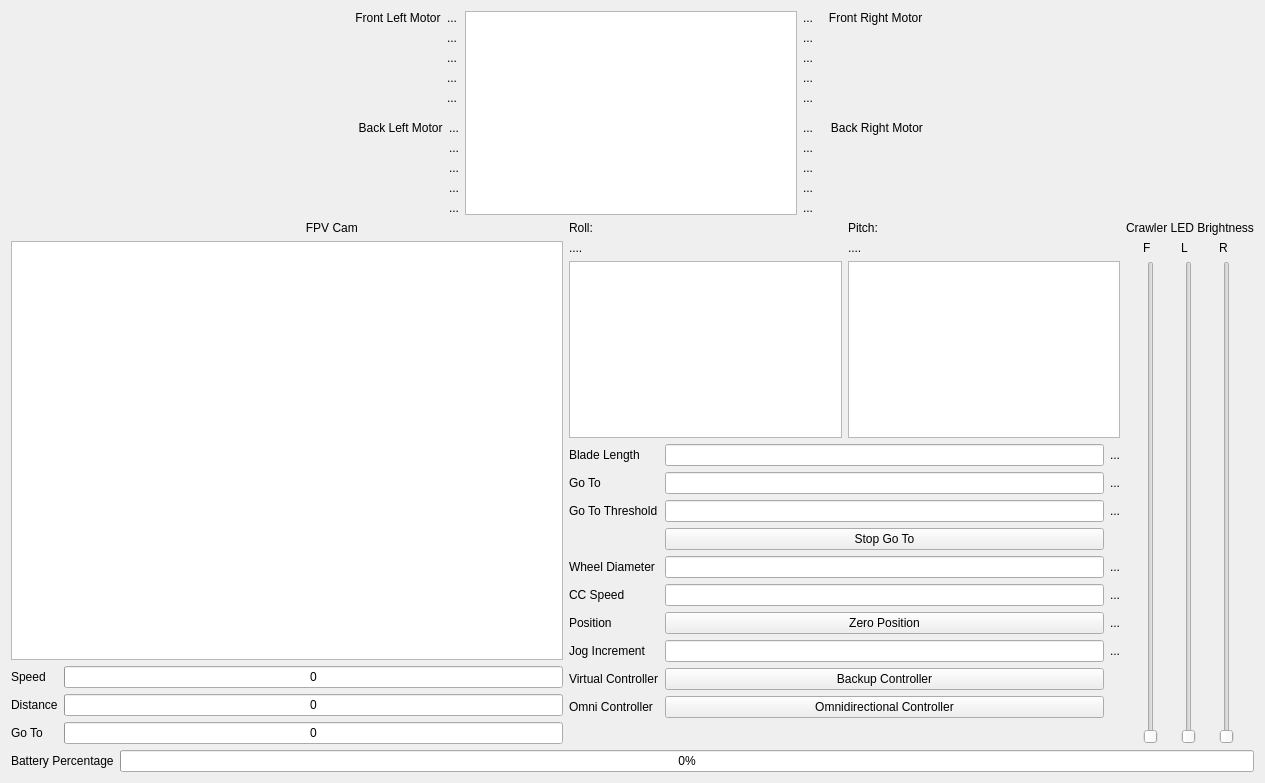
<?xml version="1.0" encoding="UTF-8"?>
<ui version="4.0">
 <class>CrawlerGui</class>
 <widget class="QWidget" name="CrawlerGui">
  <property name="geometry">
   <rect>
    <x>0</x>
    <y>0</y>
    <width>1265</width>
    <height>783</height>
   </rect>
  </property>
  <property name="sizePolicy">
   <sizepolicy hsizetype="Preferred" vsizetype="Preferred">
    <horstretch>0</horstretch>
    <verstretch>0</verstretch>
   </sizepolicy>
  </property>
  <property name="maximumSize">
   <size>
    <width>16777215</width>
    <height>16777215</height>
   </size>
  </property>
  <property name="windowTitle">
   <string>Form</string>
  </property>
  <layout class="QVBoxLayout" name="verticalLayout">
   <item>
    <layout class="QHBoxLayout" name="horizontalLayout_3">
     <item>
      <spacer name="horizontalSpacer_3">
       <property name="orientation">
        <enum>Qt::Horizontal</enum>
       </property>
       <property name="sizeHint" stdset="0">
        <size>
         <width>40</width>
         <height>20</height>
        </size>
       </property>
      </spacer>
     </item>
     <item>
      <layout class="QVBoxLayout" name="verticalLayout_3">
       <item>
        <layout class="QGridLayout" name="gridLayout_5">
         <item row="0" column="0">
          <widget class="QLabel" name="label">
           <property name="text">
            <string>    Front Left Motor</string>
           </property>
          </widget>
         </item>
         <item row="0" column="1">
          <widget class="QLabel" name="front_left_pos">
           <property name="text">
            <string>...</string>
           </property>
          </widget>
         </item>
         <item row="1" column="1">
          <widget class="QLabel" name="front_left_speed">
           <property name="text">
            <string>...</string>
           </property>
          </widget>
         </item>
         <item row="3" column="1">
          <widget class="QLabel" name="front_left_power">
           <property name="text">
            <string>...</string>
           </property>
          </widget>
         </item>
         <item row="2" column="1">
          <widget class="QLabel" name="front_left_voltage">
           <property name="text">
            <string>...</string>
           </property>
          </widget>
         </item>
         <item row="4" column="1">
          <widget class="QLabel" name="front_left_current">
           <property name="text">
            <string>...</string>
           </property>
          </widget>
         </item>
        </layout>
       </item>
       <item>
        <spacer name="verticalSpacer_2">
         <property name="orientation">
          <enum>Qt::Vertical</enum>
         </property>
         <property name="sizeHint" stdset="0">
          <size>
           <width>20</width>
           <height>40</height>
          </size>
         </property>
        </spacer>
       </item>
       <item>
        <layout class="QGridLayout" name="gridLayout_9">
         <item row="2" column="1">
          <widget class="QLabel" name="back_left_voltage">
           <property name="text">
            <string>...</string>
           </property>
          </widget>
         </item>
         <item row="3" column="1">
          <widget class="QLabel" name="back_left_power">
           <property name="text">
            <string>...</string>
           </property>
          </widget>
         </item>
         <item row="0" column="1">
          <widget class="QLabel" name="back_left_pos">
           <property name="text">
            <string>...</string>
           </property>
          </widget>
         </item>
         <item row="1" column="1">
          <widget class="QLabel" name="back_left_speed">
           <property name="text">
            <string>...</string>
           </property>
          </widget>
         </item>
         <item row="0" column="0">
          <widget class="QLabel" name="label_2">
           <property name="text">
            <string>     Back Left Motor</string>
           </property>
          </widget>
         </item>
         <item row="4" column="1">
          <widget class="QLabel" name="back_left_current">
           <property name="text">
            <string>...</string>
           </property>
          </widget>
         </item>
        </layout>
       </item>
      </layout>
     </item>
     <item>
      <widget class="QGraphicsView" name="plan_view"/>
     </item>
     <item>
      <layout class="QVBoxLayout" name="verticalLayout_4">
       <item>
        <layout class="QGridLayout" name="gridLayout_11">
         <item row="0" column="1">
          <widget class="QLabel" name="label_5">
           <property name="text">
            <string>   Front Right Motor</string>
           </property>
          </widget>
         </item>
         <item row="0" column="0">
          <widget class="QLabel" name="front_right_pos">
           <property name="text">
            <string>...</string>
           </property>
          </widget>
         </item>
         <item row="1" column="0">
          <widget class="QLabel" name="front_right_speed">
           <property name="text">
            <string>...</string>
           </property>
          </widget>
         </item>
         <item row="2" column="0">
          <widget class="QLabel" name="front_right_voltage">
           <property name="text">
            <string>...</string>
           </property>
          </widget>
         </item>
         <item row="3" column="0">
          <widget class="QLabel" name="front_right_power">
           <property name="text">
            <string>...</string>
           </property>
          </widget>
         </item>
         <item row="4" column="0">
          <widget class="QLabel" name="front_right_current">
           <property name="text">
            <string>...</string>
           </property>
          </widget>
         </item>
        </layout>
       </item>
       <item>
        <spacer name="verticalSpacer_3">
         <property name="orientation">
          <enum>Qt::Vertical</enum>
         </property>
         <property name="sizeHint" stdset="0">
          <size>
           <width>20</width>
           <height>40</height>
          </size>
         </property>
        </spacer>
       </item>
       <item>
        <layout class="QGridLayout" name="gridLayout_12">
         <item row="1" column="0">
          <widget class="QLabel" name="back_right_speed">
           <property name="text">
            <string>...</string>
           </property>
          </widget>
         </item>
         <item row="0" column="0">
          <widget class="QLabel" name="back_right_pos">
           <property name="text">
            <string>...</string>
           </property>
          </widget>
         </item>
         <item row="3" column="0">
          <widget class="QLabel" name="back_right_power">
           <property name="text">
            <string>...</string>
           </property>
          </widget>
         </item>
         <item row="2" column="0">
          <widget class="QLabel" name="back_right_voltage">
           <property name="text">
            <string>...</string>
           </property>
          </widget>
         </item>
         <item row="0" column="1">
          <widget class="QLabel" name="label_6">
           <property name="text">
            <string>   Back Right Motor</string>
           </property>
          </widget>
         </item>
         <item row="4" column="0">
          <widget class="QLabel" name="back_right_current">
           <property name="text">
            <string>...</string>
           </property>
          </widget>
         </item>
        </layout>
       </item>
      </layout>
     </item>
     <item>
      <spacer name="horizontalSpacer_5">
       <property name="orientation">
        <enum>Qt::Horizontal</enum>
       </property>
       <property name="sizeHint" stdset="0">
        <size>
         <width>40</width>
         <height>20</height>
        </size>
       </property>
      </spacer>
     </item>
    </layout>
   </item>
   <item>
    <layout class="QHBoxLayout" name="horizontalLayout_2">
     <item>
      <layout class="QGridLayout" name="gridLayout_4">
       <item row="0" column="0" alignment="Qt::AlignHCenter|Qt::AlignVCenter">
        <widget class="QLabel" name="label_9">
         <property name="text">
          <string>                           FPV Cam</string>
         </property>
        </widget>
       </item>
       <item row="3" column="0">
        <layout class="QGridLayout" name="gridLayout_2">
         <item row="0" column="1">
          <widget class="QProgressBar" name="progressBar">
           <property name="maximum">
            <number>90</number>
           </property>
           <property name="value">
            <number>0</number>
           </property>
           <property name="format">
            <string>%v</string>
           </property>
          </widget>
         </item>
         <item row="2" column="0">
          <widget class="QLabel" name="label_13">
           <property name="text">
            <string>Distance</string>
           </property>
          </widget>
         </item>
         <item row="2" column="1">
          <widget class="QProgressBar" name="progressBar_2">
           <property name="maximum">
            <number>100</number>
           </property>
           <property name="value">
            <number>0</number>
           </property>
           <property name="format">
            <string>%v</string>
           </property>
          </widget>
         </item>
         <item row="0" column="0">
          <widget class="QLabel" name="label_3">
           <property name="text">
            <string>Speed</string>
           </property>
          </widget>
         </item>
         <item row="3" column="1">
          <widget class="QProgressBar" name="progressBar_4">
           <property name="value">
            <number>0</number>
           </property>
           <property name="format">
            <string>%v</string>
           </property>
          </widget>
         </item>
         <item row="3" column="0">
          <widget class="QLabel" name="label_17">
           <property name="text">
            <string>Go To</string>
           </property>
          </widget>
         </item>
        </layout>
       </item>
       <item row="1" column="0">
        <widget class="QGraphicsView" name="graphicsView">
         <property name="sizePolicy">
          <sizepolicy hsizetype="Expanding" vsizetype="Expanding">
           <horstretch>0</horstretch>
           <verstretch>0</verstretch>
          </sizepolicy>
         </property>
        </widget>
       </item>
      </layout>
     </item>
     <item>
      <layout class="QVBoxLayout" name="verticalLayout_2">
       <item>
        <layout class="QHBoxLayout" name="horizontalLayout_4">
         <item>
          <layout class="QGridLayout" name="gridLayout">
           <item row="2" column="0">
            <widget class="QGraphicsView" name="roll_view"/>
           </item>
           <item row="0" column="0">
            <widget class="QLabel" name="label_14">
             <property name="text">
              <string>Roll:</string>
             </property>
            </widget>
           </item>
           <item row="1" column="0">
            <widget class="QLabel" name="roll_value">
             <property name="text">
              <string>....</string>
             </property>
            </widget>
           </item>
           <item row="2" column="2">
            <widget class="QGraphicsView" name="pitch_view"/>
           </item>
           <item row="1" column="2">
            <widget class="QLabel" name="pitch_value">
             <property name="text">
              <string>....</string>
             </property>
            </widget>
           </item>
           <item row="0" column="2">
            <widget class="QLabel" name="label_15">
             <property name="text">
              <string>Pitch:</string>
             </property>
            </widget>
           </item>
          </layout>
         </item>
        </layout>
       </item>
       <item>
        <layout class="QGridLayout" name="gridLayout_8">
         <item row="2" column="1">
          <widget class="QLineEdit" name="go_to_threshold"/>
         </item>
         <item row="7" column="0">
          <widget class="QLabel" name="label_20">
           <property name="text">
            <string>Jog Increment</string>
           </property>
          </widget>
         </item>
         <item row="6" column="1">
          <widget class="QPushButton" name="zero">
           <property name="text">
            <string>Zero Position</string>
           </property>
          </widget>
         </item>
         <item row="5" column="2">
          <widget class="QLabel" name="cc_speed_value">
           <property name="text">
            <string>...</string>
           </property>
          </widget>
         </item>
         <item row="5" column="0">
          <widget class="QLabel" name="label_19">
           <property name="text">
            <string>CC Speed</string>
           </property>
          </widget>
         </item>
         <item row="7" column="1">
          <widget class="QLineEdit" name="jog_increment"/>
         </item>
         <item row="0" column="2">
          <widget class="QLabel" name="blade_length_value">
           <property name="text">
            <string>...</string>
           </property>
          </widget>
         </item>
         <item row="1" column="1">
          <widget class="QLineEdit" name="go_to"/>
         </item>
         <item row="4" column="2">
          <widget class="QLabel" name="wheel_diameter_value">
           <property name="text">
            <string>...</string>
           </property>
          </widget>
         </item>
         <item row="8" column="0">
          <widget class="QLabel" name="label_22">
           <property name="text">
            <string>Virtual Controller</string>
           </property>
          </widget>
         </item>
         <item row="4" column="1">
          <widget class="QLineEdit" name="wheel_diameter"/>
         </item>
         <item row="3" column="1">
          <widget class="QPushButton" name="stop_go_to">
           <property name="text">
            <string>Stop Go To</string>
           </property>
          </widget>
         </item>
         <item row="5" column="1">
          <widget class="QLineEdit" name="cc_speed"/>
         </item>
         <item row="1" column="2">
          <widget class="QLabel" name="go_to_value">
           <property name="text">
            <string>...</string>
           </property>
          </widget>
         </item>
         <item row="6" column="0">
          <widget class="QLabel" name="label_24">
           <property name="text">
            <string>Position</string>
           </property>
          </widget>
         </item>
         <item row="0" column="0">
          <widget class="QLabel" name="label_18">
           <property name="text">
            <string>Blade Length</string>
           </property>
          </widget>
         </item>
         <item row="2" column="2">
          <widget class="QLabel" name="go_to_threshold_value">
           <property name="text">
            <string>...</string>
           </property>
          </widget>
         </item>
         <item row="6" column="2">
          <widget class="QLabel" name="position_value">
           <property name="text">
            <string>...</string>
           </property>
          </widget>
         </item>
         <item row="7" column="2">
          <widget class="QLabel" name="jog_increment_value">
           <property name="text">
            <string>...</string>
           </property>
          </widget>
         </item>
         <item row="1" column="0">
          <widget class="QLabel" name="label_10">
           <property name="text">
            <string>Go To</string>
           </property>
          </widget>
         </item>
         <item row="0" column="1">
          <widget class="QLineEdit" name="blade_length"/>
         </item>
         <item row="8" column="1">
          <widget class="QPushButton" name="backup_controller">
           <property name="text">
            <string>Backup Controller</string>
           </property>
          </widget>
         </item>
         <item row="4" column="0">
          <widget class="QLabel" name="label_16">
           <property name="text">
            <string>Wheel Diameter</string>
           </property>
          </widget>
         </item>
         <item row="2" column="0">
          <widget class="QLabel" name="label_21">
           <property name="text">
            <string>Go To Threshold</string>
           </property>
          </widget>
         </item>
         <item row="9" column="0">
          <widget class="QLabel" name="label_23">
           <property name="text">
            <string>Omni Controller</string>
           </property>
          </widget>
         </item>
         <item row="9" column="1">
          <widget class="QPushButton" name="omni_controller">
           <property name="text">
            <string>Omnidirectional Controller</string>
           </property>
          </widget>
         </item>
        </layout>
       </item>
       <item>
        <spacer name="verticalSpacer">
         <property name="orientation">
          <enum>Qt::Vertical</enum>
         </property>
         <property name="sizeHint" stdset="0">
          <size>
           <width>20</width>
           <height>40</height>
          </size>
         </property>
        </spacer>
       </item>
      </layout>
     </item>
     <item>
      <layout class="QGridLayout" name="gridLayout_7">
       <item row="0" column="0">
        <widget class="QLabel" name="label_12">
         <property name="text">
          <string>Crawler LED Brightness</string>
         </property>
        </widget>
       </item>
       <item row="1" column="0">
        <layout class="QGridLayout" name="gridLayout_6">
         <item row="0" column="2">
          <widget class="QLabel" name="label_11">
           <property name="text">
            <string>R</string>
           </property>
          </widget>
         </item>
         <item row="1" column="2">
          <widget class="QSlider" name="rightLedSlider">
           <property name="maximum">
            <number>255</number>
           </property>
           <property name="value">
            <number>0</number>
           </property>
           <property name="orientation">
            <enum>Qt::Vertical</enum>
           </property>
          </widget>
         </item>
         <item row="0" column="1">
          <widget class="QLabel" name="label_8">
           <property name="text">
            <string>L</string>
           </property>
          </widget>
         </item>
         <item row="1" column="1">
          <widget class="QSlider" name="leftLedSlider">
           <property name="maximum">
            <number>255</number>
           </property>
           <property name="value">
            <number>0</number>
           </property>
           <property name="orientation">
            <enum>Qt::Vertical</enum>
           </property>
          </widget>
         </item>
         <item row="0" column="0">
          <widget class="QLabel" name="label_7">
           <property name="text">
            <string>F</string>
           </property>
          </widget>
         </item>
         <item row="1" column="0">
          <widget class="QSlider" name="frontLedSlider">
           <property name="maximum">
            <number>255</number>
           </property>
           <property name="value">
            <number>0</number>
           </property>
           <property name="orientation">
            <enum>Qt::Vertical</enum>
           </property>
          </widget>
         </item>
        </layout>
       </item>
      </layout>
     </item>
    </layout>
   </item>
   <item>
    <layout class="QHBoxLayout" name="horizontalLayout_5">
     <item>
      <widget class="QLabel" name="label_4">
       <property name="text">
        <string>Battery Percentage</string>
       </property>
      </widget>
     </item>
     <item>
      <widget class="QProgressBar" name="battery_level">
       <property name="minimum">
        <number>299</number>
       </property>
       <property name="maximum">
        <number>400</number>
       </property>
       <property name="value">
        <number>299</number>
       </property>
      </widget>
     </item>
    </layout>
   </item>
  </layout>
 </widget>
 <resources/>
 <connections/>
</ui>
